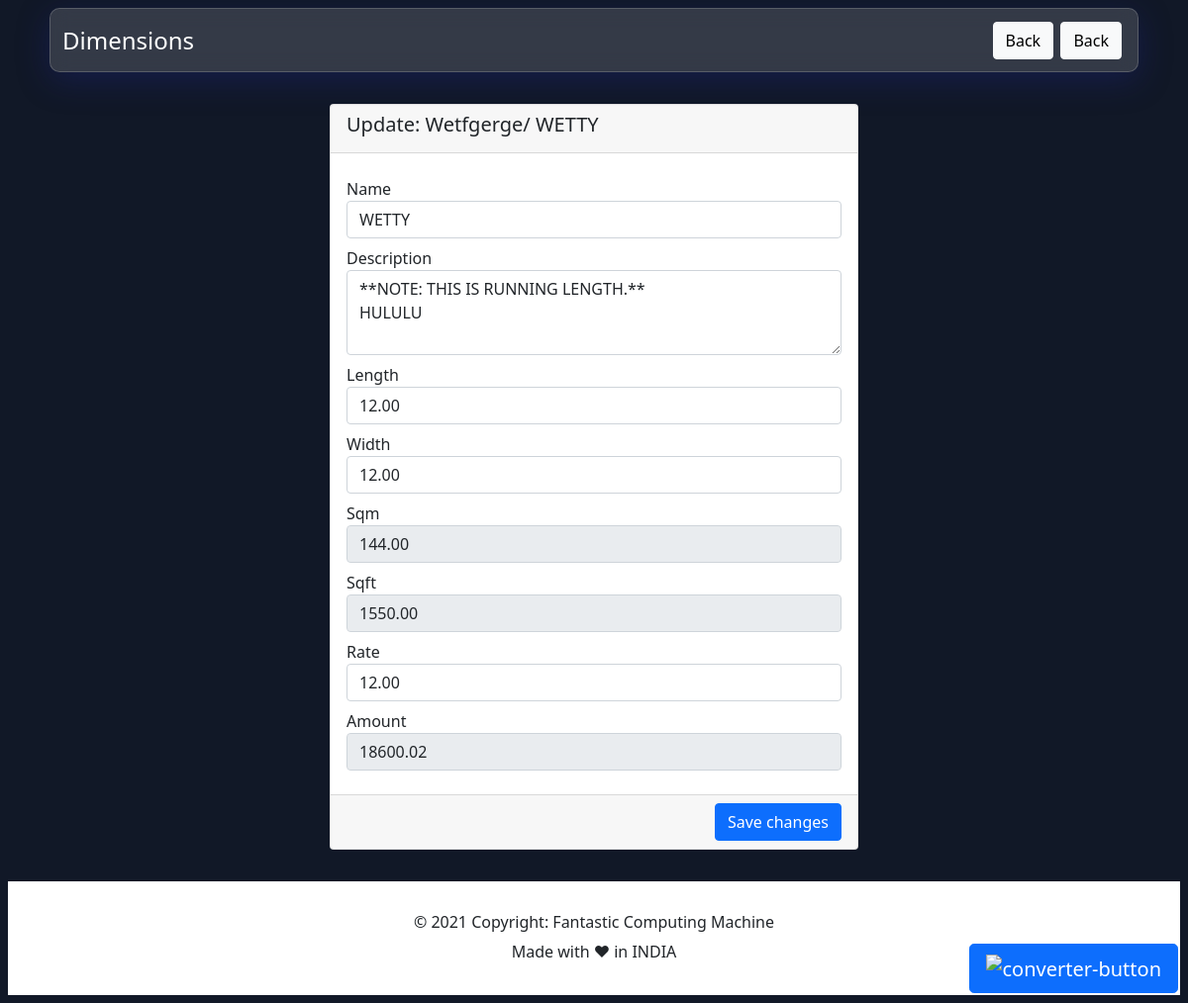
Page /project/8/wetfgerge/update/dimention/ on the committed database.
### dimension/models.py (models this page shows, shortened)
class Dimension(models.Model):
    project = models.ForeignKey(
        Project, on_delete=models.CASCADE, default=1)
    name = models.CharField(max_length=255)
    description = models.TextField(blank=True, null=True)
    length = models.DecimalField(max_digits=10, decimal_places=2)
    width = models.DecimalField(
        max_digits=10, decimal_places=2, blank=True, null=True)
    sqm = models.DecimalField(
        max_digits=10, decimal_places=2, blank=True, null=True)
    sqft = models.DecimalField(
        max_digits=10, decimal_places=2, blank=True, null=True)
    rate = models.DecimalField(max_digits=10, decimal_places=2)
    amount = models.DecimalField(
        max_digits=10, decimal_places=2, blank=True, null=True)
    created_on = models.DateTimeField(auto_now_add=True)
    updated_on = models.DateTimeField(auto_now=True)

class Project(models.Model):
    name = models.CharField(max_length=255, unique=True, default='')
    author = models.ForeignKey(User, on_delete=models.CASCADE)
    description = models.TextField(
        max_length=255, blank=True, null=True, default='')
    created_on = models.DateTimeField(auto_now_add=True)
    updated_on = models.DateTimeField(auto_now=True)

### dimension/views.py (the view, shortened to what this page needs)
class UpdateDimensionView(UpdateView):
    model = Dimension
    form_class = UpdateDimensionForm
    template_name = 'update_project.html'
    def get_context_data(self, *args, **kwargs):
        dimension = Dimension.objects.filter(pk=self.kwargs['pk'])[0]
        kwargs['dimension'] = dimension
        return super(UpdateDimensionView, self).get_context_data(*args, **kwargs)

### dimension/templates/update_project.html (shortened to what this page needs)
{% extends 'base.html' %}
{% block header %}
<button type="button" class="btn btn-light" onclick="history.back()">Back </button>
{% endblock %}
{% block body %}
<div class="container-lg container-md container-sm py-4">
    <div class="mx-auto">
        <div class="row justify-content-center">
            <div class="col-lg-7 col-md-6 col-xl-6">
                <div class="card">
                    <div class="card-header">
                        <h5 class="card-title" id="{{dimension.name}}dimentionLabel">Update:
                            {{dimension.project.name| title}}/ {{dimension.name}}
                        </h5>
                    </div>
                    <form action="" method="POST" name="update_dimention" id="update_dimention">
                        <div class="card-body">
                            <div class="my-2">
                                {{form.name.label}}
                                {{form.name}}
                            </div>
                            <div class="my-2">
                                {{form.description.label}}
                                {{form.description}}
                            </div>
                            <div class="my-2">
                                {{form.length.label}}
                                {{form.length}}
                            </div>
                            <div class="my-2">
                                {{form.width.label}}
                                {{form.width}}
                            </div>
                            <div class="my-2">
                                Sqm
                                <input class="form-control" id="sqm" type="text" placeholder="Sqm"
                                    aria-label=".form-control-sm" value="{{dimension.sqm}}" readonly>
                            </div>
                            <div class="my-2">
                                Sqft
                                <input class="form-control" id="sqft" type="text" placeholder="Sqft"
                                    aria-label=".form-control-sm" value="{{dimension.sqft}}" disabled readonly>
                            </div>
                            <div class="my-2">
                                {{form.rate.label}}
                                {{form.rate}}
                            </div>
                            <div class="my-2">
                                Amount
                                <input class="form-control" id="amount" type="number" placeholder="Amount"
                                    aria-label=".form-control-sm" value="{{dimension.amount}}" readonly>
                            </div>
                        </div>
                        <div class="card-footer text-end">
                            <button type="submit" name="dimention" id="dimention" value="dimention"
                                class="btn btn-primary">Save
                                changes</button>
                        </div>
                    </form>
                </div>
            </div>
        </div>
    </div>
</div>
{% endblock %}

### rows in the picture
Dimension: project.name "Wetfgerge", name "WETTY", description "**NOTE: THIS IS RUNNING LENGTH.** HULULU", length "12.00", width "12.00", sqm "144.00", sqft "1550.00", rate "12.00", amount "18600.02"
